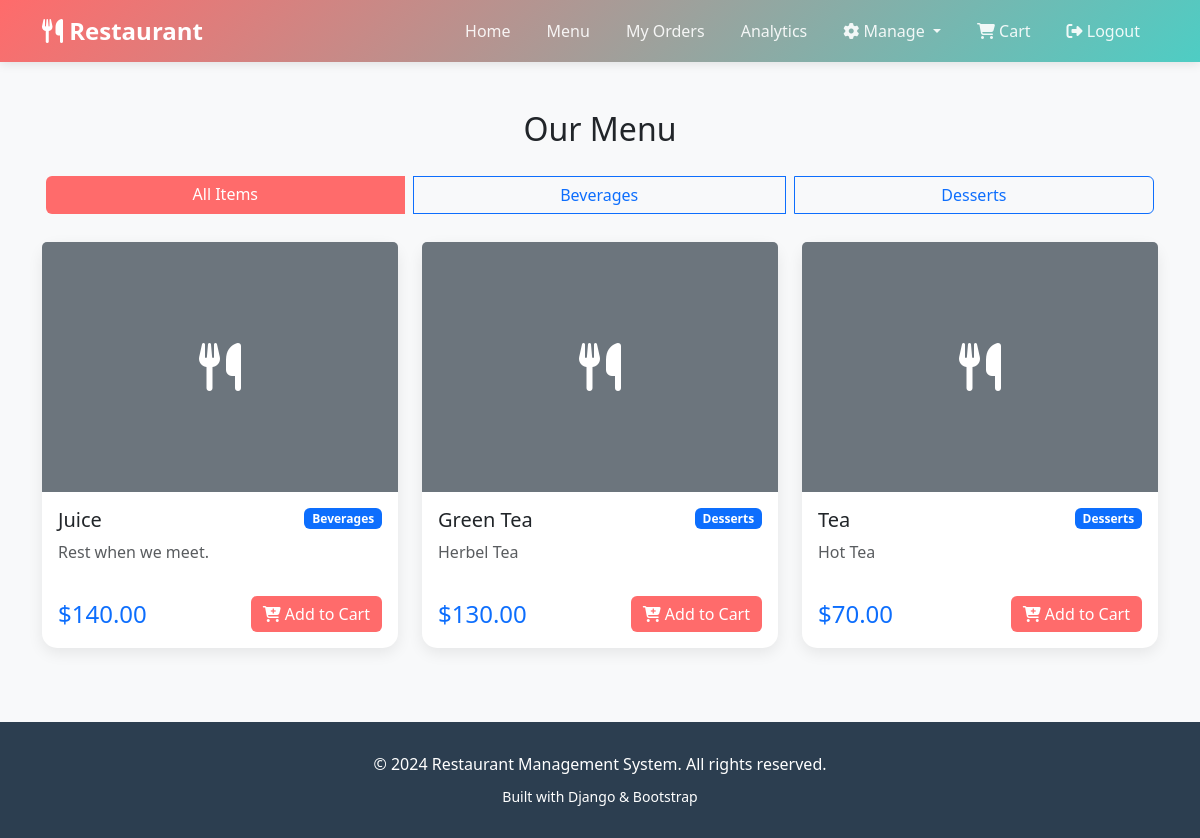
The page /menu/ (signed in) on the database its author committed.
### restaurant/models.py (models this page shows, shortened)
class Category(models.Model):
    name = models.CharField(max_length=100)
    description = models.TextField(blank=True)
    created_at = models.DateTimeField(auto_now_add=True)
    class Meta:
        verbose_name_plural = "Categories"
        ordering = ['name']

class MenuItem(models.Model):
    category = models.ForeignKey(Category, on_delete=models.CASCADE, related_name='items')
    name = models.CharField(max_length=200)
    description = models.TextField()
    price = models.DecimalField(max_digits=10, decimal_places=2, validators=[MinValueValidator(Decimal('0.01'))])
    image = models.ImageField(upload_to='menu_items/', blank=True, null=True)
    is_available = models.BooleanField(default=True)
    created_at = models.DateTimeField(auto_now_add=True)
    updated_at = models.DateTimeField(auto_now=True)
    class Meta:
        ordering = ['category', 'name']

### restaurant/views.py (the view)
# urls.py: path('menu/', views.menu_view, name='menu'),
@login_required
def menu_view(request):
    category_filter = request.GET.get('category')
    categories = Category.objects.all()
    if category_filter:
        menu_items = MenuItem.objects.filter(category_id=category_filter, is_available=True)
    else:
        menu_items = MenuItem.objects.filter(is_available=True)
    return render(request, 'restaurant/menu.html', {
        'categories': categories,
        'menu_items': menu_items,
        'selected_category': category_filter
    })

### restaurant/templates/restaurant/menu.html (shortened to what this page needs)
{% extends 'restaurant/base.html' %}
{% block content %}
<div class="container my-5">
    <h2 class="text-center mb-4">Our Menu</h2>
    <div class="row mb-4">
        <div class="col-12">
            <div class="btn-group d-flex flex-wrap justify-content-center" role="group">
                <a href="{% url 'menu' %}" class="btn {% if not selected_category %}btn-primary{% else %}btn-outline-primary{% endif %} m-1">
                    All Items
                </a>
                {% for category in categories %}
                <a href="{% url 'menu' %}?category={{ category.id }}"
                   class="btn {% if selected_category == category.id|stringformat:'s' %}btn-primary{% else %}btn-outline-primary{% endif %} m-1">
                    {{ category.name }}
                </a>
                {% endfor %}
            </div>
        </div>
    </div>
    {% if menu_items %}
    <div class="row">
        {% for item in menu_items %}
        <div class="col-lg-4 col-md-6 mb-4">
            <div class="card h-100">
                {% if item.image %}
                <img src="{{ item.image.url }}" class="card-img-top" alt="{{ item.name }}" style="height: 250px; object-fit: cover;">
                {% else %}
                <div class="card-img-top bg-secondary d-flex align-items-center justify-content-center" style="height: 250px;">
                    <i class="fas fa-utensils fa-3x text-white"></i>
                </div>
                {% endif %}
                <div class="card-body d-flex flex-column">
                    <div class="d-flex justify-content-between align-items-start mb-2">
                        <h5 class="card-title mb-0">{{ item.name }}</h5>
                        <span class="badge bg-primary">{{ item.category.name }}</span>
                    </div>
                    <p class="card-text text-muted flex-grow-1">{{ item.description }}</p>
                    <div class="d-flex justify-content-between align-items-center mt-3">
                        <span class="h4 text-primary mb-0">${{ item.price }}</span>
                        <form method="post" action="{% url 'add_to_cart' item.id %}">
                            <button type="submit" class="btn btn-primary">
                                <i class="fas fa-cart-plus"></i> Add to Cart
                            </button>
                        </form>
                    </div>
                </div>
            </div>
        </div>
        {% endfor %}
    </div>
    {% else %}
    <div class="text-center py-5">
        <i class="fas fa-inbox fa-4x text-muted mb-3"></i>
        <p class="text-muted">No items available in this category</p>
    </div>
    {% endif %}
</div>
{% endblock %}

### restaurant/templates/restaurant/base.html (shortened to what this page needs)
<!DOCTYPE html>
<html lang="en">
<head>
    <link href="https://cdn.jsdelivr.net/npm/bootstrap@5.3.2/dist/css/bootstrap.min.css" rel="stylesheet">
    <link rel="stylesheet" href="https://cdnjs.cloudflare.com/ajax/libs/font-awesome/6.4.0/css/all.min.css">
</head>
<body>
    <nav class="navbar navbar-expand-lg navbar-dark">
        <div class="container">
            <a class="navbar-brand" href="{% url 'home' %}">
                <i class="fas fa-utensils"></i> Restaurant
            </a>
            <div class="collapse navbar-collapse" id="navbarNav">
                <ul class="navbar-nav ms-auto">
                    <li class="nav-item">
                        <a class="nav-link" href="{% url 'home' %}">Home</a>
                    </li>
                    {% if user.is_authenticated %}
                        <li class="nav-item">
                            <a class="nav-link" href="{% url 'menu' %}">Menu</a>
                        </li>
                        <li class="nav-item">
                            <a class="nav-link" href="{% url 'orders' %}">My Orders</a>
                        </li>
                        <li class="nav-item">
                            <a class="nav-link" href="{% url 'analytics' %}">Analytics</a>
                        </li>
                        {% if user.is_staff %}
                        <li class="nav-item dropdown">
                            <a class="nav-link dropdown-toggle" href="#" id="manageDropdown" role="button" data-bs-toggle="dropdown">
                                <i class="fas fa-cog"></i> Manage
                            </a>
                        </li>
                        {% endif %}
                        <li class="nav-item position-relative">
                            <a class="nav-link" href="{% url 'cart' %}">
                                <i class="fas fa-shopping-cart"></i> Cart
                            </a>
                        </li>
                        <li class="nav-item">
                            <a class="nav-link" href="{% url 'logout' %}">
                                <i class="fas fa-sign-out-alt"></i> Logout
                            </a>
                        </li>
                    {% endif %}
                </ul>
            </div>
        </div>
    </nav>
    {% block content %}{% endblock %}
    <footer class="footer text-center">
        <div class="container">
            <p class="mb-0">&copy; 2024 Restaurant Management System. All rights reserved.</p>
            <p class="mb-0 mt-2">
                <small>Built with Django & Bootstrap</small>
            </p>
        </div>
    </footer>
</body>
</html>

### restaurant/templates/restaurant/base.html (style rules this page uses)
:root { --primary-color: #FF6B6B; --secondary-color: #4ECDC4; --dark-color: #2C3E50; --light-bg: #F8F9FA; }
body { font-family: 'Segoe UI', Tahoma, Geneva, Verdana, sans-serif; background-color: var(--light-bg); }
.navbar { background: linear-gradient(135deg, var(--primary-color) 0%, var(--secondary-color) 100%); box-shadow: 0 2px 10px rgba(0,0,0,0.1); }
.navbar-brand { font-weight: bold; font-size: 1.5rem; color: white !important; }
.nav-link { color: rgba(255,255,255,0.9) !important; margin: 0 10px; transition: all 0.3s; }
.btn-primary { background: var(--primary-color); border: none; transition: all 0.3s; }
.card { border: none; border-radius: 15px; box-shadow: 0 5px 15px rgba(0,0,0,0.08); transition: all 0.3s; }
.footer { background: var(--dark-color); color: white; padding: 30px 0; margin-top: 50px; }

### rows shown on the page
Category: name "Beverages"
Category: name "Desserts"
MenuItem: name "Juice", category.name "Beverages", description "Rest when we meet.", price "140.00"
MenuItem: name "Green Tea", category.name "Desserts", description "Herbel Tea", price "130.00"
MenuItem: name "Tea", category.name "Desserts", description "Hot Tea", price "70.00"
